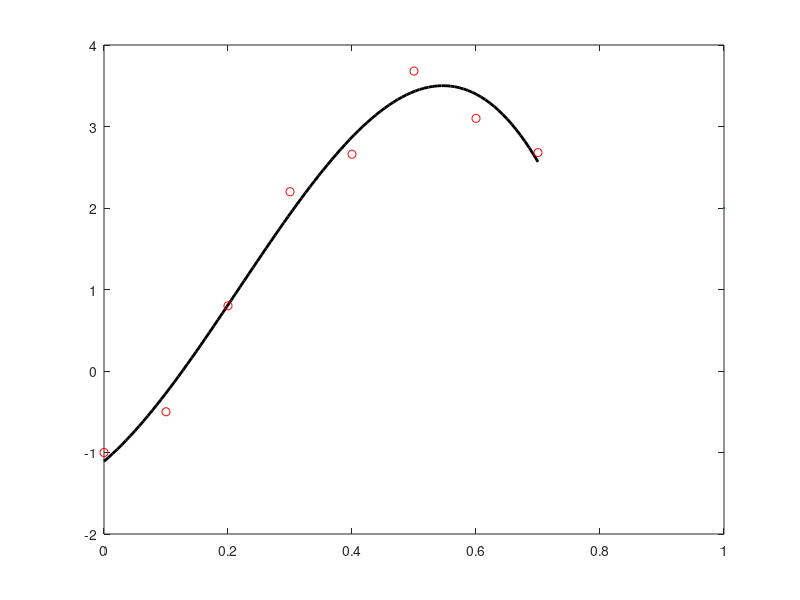

This chart was generated by the following MATLAB code:
clear; clc;
x = [0; 0.1; 0.2; 0.3; 0.4; 0.5; 0.6; 0.7];
y = [-1; -0.5; 0.8; 2.2; 2.66; 3.68; 3.1; 2.68];
n = length(x); % Defining Length of x vector
m = 3; % Degree of Polynomial
% Defining vector xsum to build A matrix
for i = 1:2*m
    xsum(i) = sum(x.^(i));
end
% Substituting (1,1) entry in A matrix
A(1,1) = n;
% Substituting (1,1) entry in b vector
b(1,1) = sum(y);
% Populating 1st row of A matrix
for j = 2:m+1
    A(1,j) = xsum(j-1);
end
for i = 2:m+1
    for j = 1:(m + 1)
        A(i,j) = xsum(j + i - 2); % Populating all other values of A
    end
    b(i,1) = sum(x.^(i-1).*y); % Populating all other values of b
end
A % Displaying A Matrix
b % Displaying b vector
a = A\b % Calculating 'a' vector having coefficient values
% Plotting polynomial with data points
poly_x = linspace(0,0.7, 100);
for i = 1:length(poly_x)
    poly_y(i) = a(1) + a(2)*poly_x(i) + a(3)*(poly_x(i))^2 + a(4)*(poly_x(i))^3; % Regression polynomial
end
plot(poly_x, poly_y,'k','LineWidth',2)
hold on
plot(x,y,'ro',LineWidth=2)
hold off
% Finding approximate values using polynomial at xi
for i = 1:n
    p_y(i) = a(1) + a(2)*x(i) + a(3)*(x(i)).^2 + a(4)*(x(i)).^3;
end
% Calculating Sum of Square errors
for i = 1:n
    E(i) = (y(i) - p_y(i)).^2; % Making a vector of Squared errors for each data point
end
E; % Checking the values of errors for each data point
Er = sum(E); % Sum of error square = sum of all squared errors for all the data points
fprintf('Sum of Error Square Er: %2.4f\n', Er);